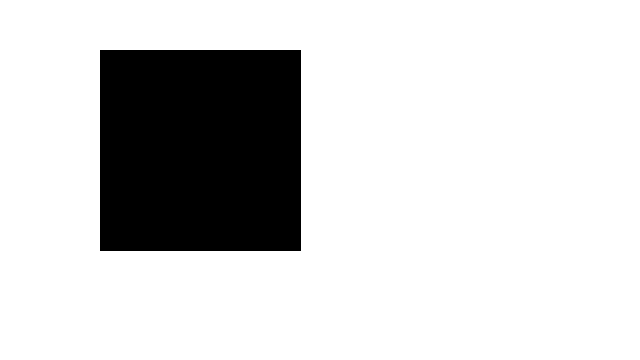
Frame 1 (no input)
Frame 60 (the mouse pressed at the canvas centre just before this capture): identical to frame 1, image omitted
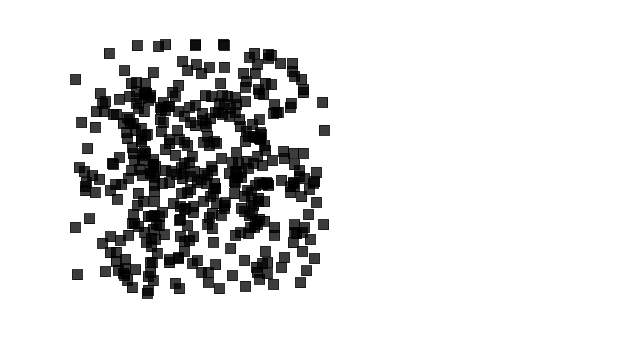
Frame 120 (the mouse held since frame 60 and released just before this capture)

The Processing sketch that drew these frames (run headless with seeded random() and noise(); from frame 60 on, the mouse is pressed at the canvas centre):

// Processing sketch: exercise_6
// ── exercise_6.pde
ParticleSystem ps;

void setup() {
  size(640, 360);
  ps = new ParticleSystem(new PVector(100, 50));
}

void draw() {
  background(255);
  ps.run();
}

void mousePressed() {
  ps.shatter();
}
// ── Particle.pde
class Particle {

  PVector location;
  PVector velocity;
  PVector acceleration;
  float lifespan;

  Particle(PVector l) {
    location = l.copy();
    acceleration = new PVector(0, 0.01);
    velocity = PVector.random2D();
    velocity.mult(0.5);
    lifespan = 255.0;
  }

  void run() {
    update();
    display();
  }

  void update() {
    velocity.add(acceleration);
    location.add(velocity);
    lifespan -= 1.0;
  }

  void display() {
    stroke(0, lifespan);
    fill(0, lifespan);

    pushMatrix();
    translate(location.x, location.y);

    rect(0, 0, 10, 10);

    popMatrix();
  }

  boolean isDead() {
    if (lifespan < 0.0) {
      return true;
    } else {
      return false;
    }
  }
}
// ── ParticleSystem.pde
import java.util.Iterator;

class ParticleSystem {

  ArrayList<Particle> particles;

  int rows = 20;
  int cols = 20;
  boolean intact;

  ParticleSystem(PVector o) {
    particles = new ArrayList();
    intact = true;

    for (int i = 0; i < rows * cols; i++) {
      addParticle(new PVector(
        o.x + (i % cols) * 10, 
        o.y + (i / rows) * 10));
    }
  }

  void addParticle(PVector o) {
    particles.add(new Particle(o));
  }

  void run() {
    Iterator<Particle> it = particles.iterator();

    while (it.hasNext()) {
      Particle p = it.next();
      if (!intact) {
        p.run();
        if (p.isDead()) {
          it.remove();
        }
      } else {
        p.display();
      }
    }
  }

  void shatter() {
    intact = false;
  }
}
